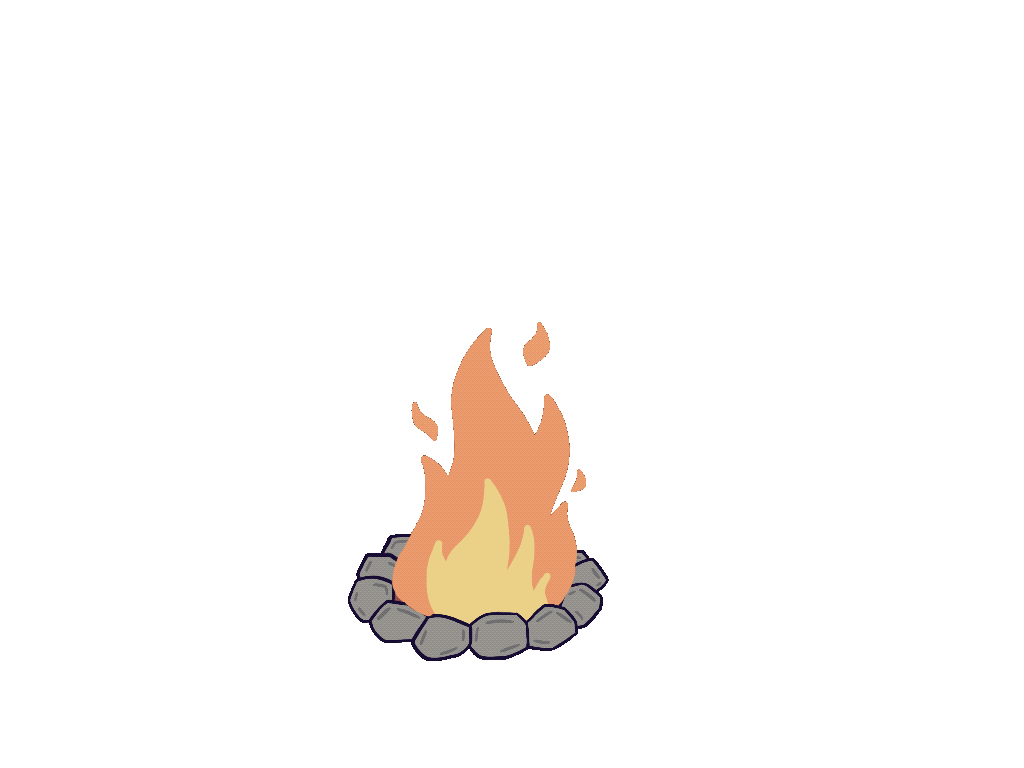
#> input picture assets/scene/campfire.gif, 1024 x 768 px, found by its file name
$ python build-icons.py
#> lines starting #> are read from the running program, lines starting #| are printed output that depends on the picture
#!/usr/bin/env python3
"""
Builds the app icon, the splash picture and the store icon from WorkoutTitan's campfire.

    python3 scripts/build-icons.py

Reads  assets/AppAssets/Campsite/Campfire.gif (WorkoutTitan's art, left exactly as it was)
Writes assets/images/icon.png                 full square, for iOS and as the source of the rest
       assets/images/adaptive-icon.png        Android: the fire on a transparent layer
       assets/images/adaptive-icon-background.png  Android: the dusk behind it
       assets/images/adaptive-icon-monochrome.png  Android 13+: the fire in one colour, for themed icons
       assets/images/splash-icon.png          the fire alone, centred on the splash colour
       assets/images/favicon.png              the web build
       store/icon-512.png                     the icon Google Play asks for

The background is the dusk of the default skin, darker at the top, with the fire's glow on it.
The fire is the second frame of the campfire animation, the most even one.

Android shows only the middle two thirds of an adaptive icon layer and then cuts it to the
launcher's shape, so there the fire is drawn smaller than on the full square.

Needs Pillow. Run it again only when the art or the layout here changes; the result is committed.
"""

from __future__ import annotations

from pathlib import Path

from PIL import Image, ImageDraw

ROOT = Path(__file__).resolve().parent.parent
FIRE = ROOT / "assets" / "AppAssets" / "Campsite" / "Campfire.gif"
IMAGES = ROOT / "assets" / "images"
STORE = ROOT / "store"

SIZE = 1024
FRAME = 1

# The dusk of the default skin (src/theme/themes.ts), darkened so the fire stands out.
TOP = (52, 44, 70)
BOTTOM = (112, 82, 136)
GLOW = (236, 150, 112)

# How tall the fire is, as a share of the side, and where its middle sits.
FULL = (0.62, 0.53)  # the full square: iOS, the store, the web
ADAPTIVE = (0.48, 0.52)  # inside Android's safe zone, a circle two thirds of the side wide
SPLASH = (0.58, 0.5)

# Pixels this dark are the outlines of the art; the one-colour icon leaves them out.
OUTLINE = 70


def fire() -> Image.Image:
    with Image.open(FIRE) as gif:
#> gif is the input picture: PIL image 1024x768 P; mean R, G, B, A 233.9, 205.6, 135.7, 15.4
        gif.seek(FRAME)
#> gif: PIL image 1024x768 RGBA
        frame = gif.convert("RGBA")
    return frame.crop(frame.getbbox())
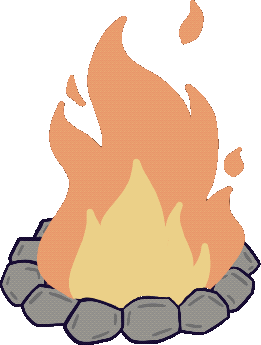
#> returned value: PIL image 261x345 RGBA; mean R, G, B, A 219.2, 180.6, 126.3, 143.1; transparent parts drawn white


def placed(art: Image.Image, share: float, middle: float) -> Image.Image:
    """The art on a transparent square, `share` of the side tall, its middle at `middle`."""
    height = round(SIZE * share)
    width = round(art.width * height / art.height)
    layer = Image.new("RGBA", (SIZE, SIZE), (0, 0, 0, 0))
    layer.alpha_composite(art.resize((width, height), Image.LANCZOS), ((SIZE - width) // 2, round(SIZE * middle - height / 2)))
    return layer


def dusk() -> Image.Image:
    """The background: a top-to-bottom dusk with a warm glow where the fire is."""
    sky = Image.new("RGB", (SIZE, SIZE))
#> sky: PIL image 1024x1024 RGB; every value is 0
    draw = ImageDraw.Draw(sky)
    for y in range(SIZE):
        t = y / (SIZE - 1)
        draw.line([(0, y), (SIZE, y)], fill=tuple(round(a + (b - a) * t) for a, b in zip(TOP, BOTTOM)))

    glow = Image.new("L", (SIZE, SIZE), 0)
#> glow: PIL image 1024x1024 L; every value is 0
    rings = ImageDraw.Draw(glow)
    reach = SIZE * 0.5
    centre = (SIZE / 2, SIZE * 0.58)
    for step in range(int(reach), 0, -4):
        strength = (1 - step / reach) ** 2
        rings.ellipse(
            (centre[0] - step, centre[1] - step, centre[0] + step, centre[1] + step),
            fill=round(150 * strength),
        )
    return Image.composite(Image.new("RGB", (SIZE, SIZE), GLOW), sky, glow).convert("RGBA")
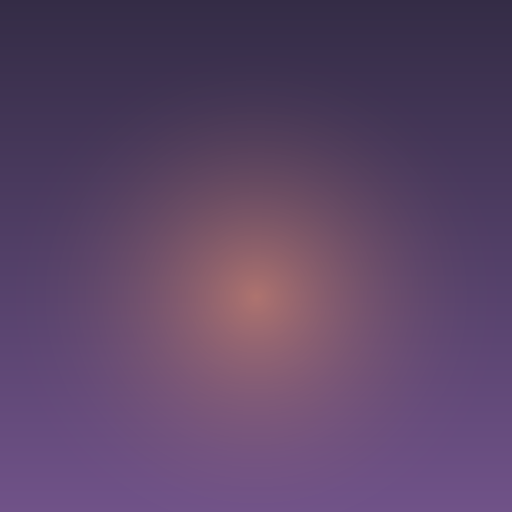
#> returned value: PIL image 1024x1024 RGBA (shown at 1/2 size); mean R, G, B, A 93.4, 69.4, 103.3, 255


def monochrome(layer: Image.Image) -> Image.Image:
    """The fire in white, outlines cut out, so the shapes read in a single colour."""
    pixels = layer.load()
    out = Image.new("RGBA", layer.size, (0, 0, 0, 0))
    target = out.load()
    for y in range(layer.height):
        for x in range(layer.width):
            r, g, b, a = pixels[x, y]
            if a and (r * 299 + g * 587 + b * 114) // 1000 > OUTLINE:
                target[x, y] = (255, 255, 255, a)
    return out


def save(image: Image.Image, path: Path, size: int = SIZE, opaque: bool = False) -> None:
    path.parent.mkdir(parents=True, exist_ok=True)
    picture = image if size == SIZE else image.resize((size, size), Image.LANCZOS)
    if opaque:
        picture = picture.convert("RGB")
    picture.save(path, optimize=True)
    print(f"{path.relative_to(ROOT)}  {size}x{size}")


def main() -> None:
    art = fire()
    background = dusk()

    full = background.copy()
    full.alpha_composite(placed(art, *FULL))
#> in placed, `layer = Image.new("RGBA", (SIZE, SIZE), (0, 0, 0, 0))`: layer: PIL image 1024x1024 RGBA; every value is 0
#> in placed, `layer.alpha_composite(art.resize((width, height), Image.LANCZOS), ((SI..`:
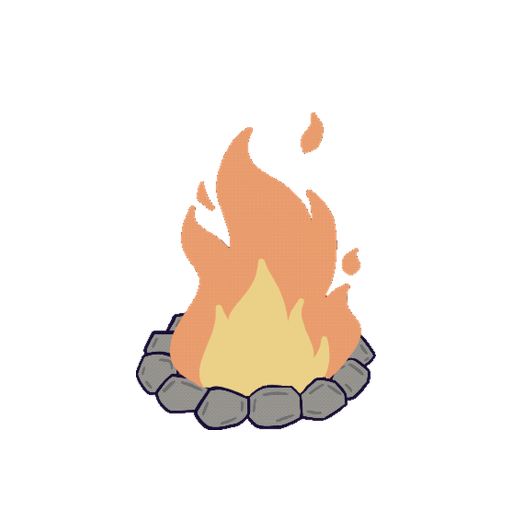
#> layer: PIL image 1024x1024 RGBA (shown at 1/2 size); mean R, G, B, A 34.7, 26.5, 19.8, 41.6; transparent parts drawn white
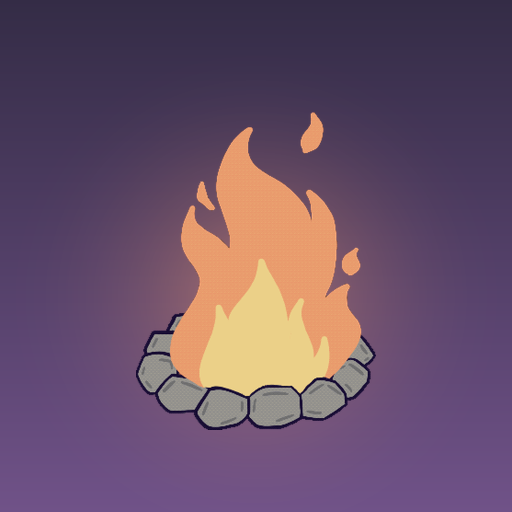
#> full: PIL image 1024x1024 RGBA (shown at 1/2 size); mean R, G, B, A 106, 80.6, 104.5, 255
    save(full, IMAGES / "icon.png", opaque=True)
    save(full, IMAGES / "favicon.png", 48, opaque=True)
    save(full, STORE / "icon-512.png", 512, opaque=True)
#> call 3 of save, with size = 512, opaque = True
#> in save (call 3), `picture = image if size == SIZE else image.resize((size, size), Image...`:
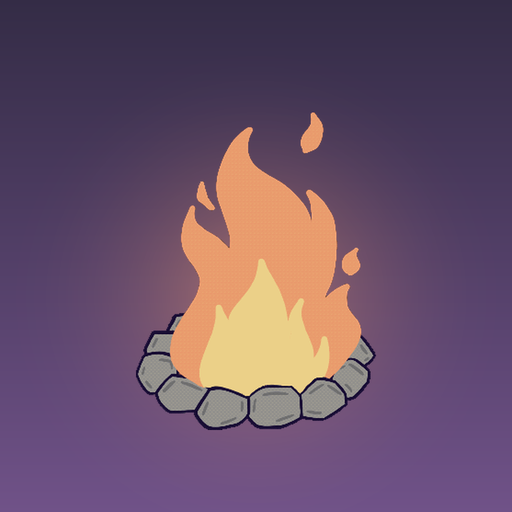
#> picture: PIL image 512x512 RGBA; mean R, G, B, A 106, 80.6, 104.5, 255

    foreground = placed(art, *ADAPTIVE)
#> call 2 of placed, with share = 0.48, middle = 0.52
#> in placed (call 2), `layer.alpha_composite(art.resize((width, height), Image.LANCZOS), ((SI..`:
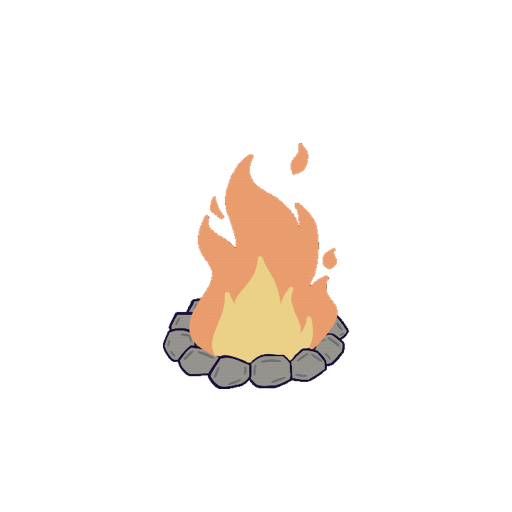
#> layer: PIL image 1024x1024 RGBA (shown at 1/2 size); mean R, G, B, A 20.8, 15.9, 11.9, 25; transparent parts drawn white
    save(foreground, IMAGES / "adaptive-icon.png")
    save(background, IMAGES / "adaptive-icon-background.png", opaque=True)
    save(monochrome(foreground), IMAGES / "adaptive-icon-monochrome.png")

    save(placed(art, *SPLASH), IMAGES / "splash-icon.png")
#> call 3 of placed, with share = 0.58, middle = 0.5
#> in placed (call 3), `layer.alpha_composite(art.resize((width, height), Image.LANCZOS), ((SI..`:
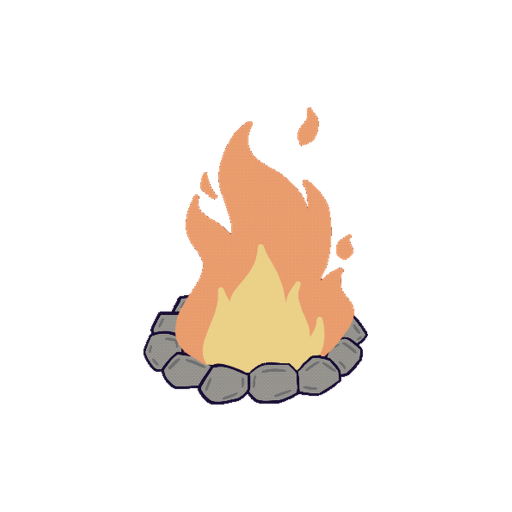
#> layer: PIL image 1024x1024 RGBA (shown at 1/2 size); mean R, G, B, A 30.3, 23.2, 17.3, 36.4; transparent parts drawn white


if __name__ == "__main__":
    main()
